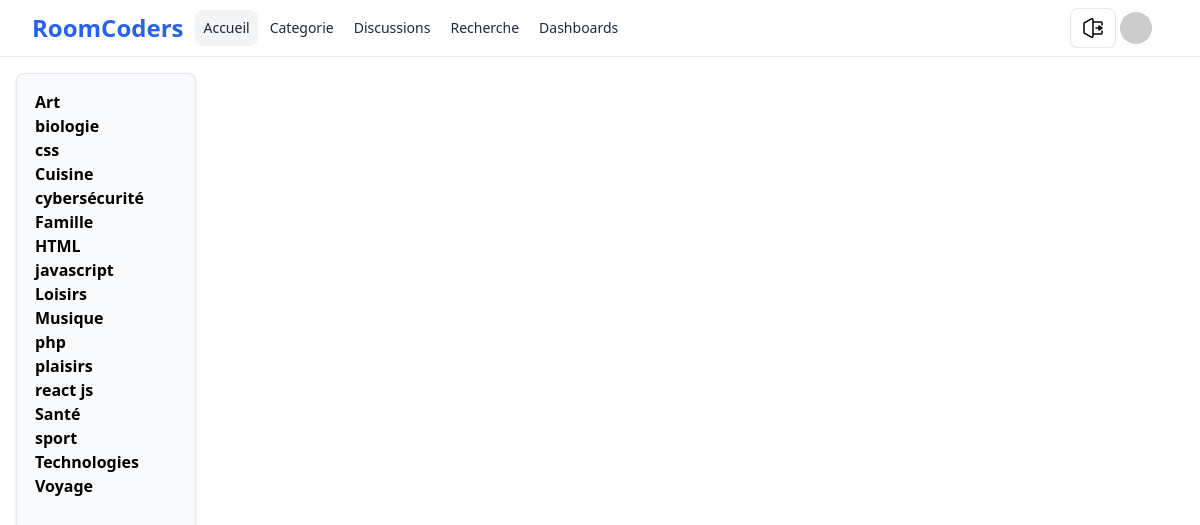
Page /categories.php (signed in) on the committed database.
### tables this page shows
CREATE TABLE `categories` (
  `id` int NOT NULL,
  `name` varchar(100) DEFAULT NULL,
  `description` text
);

### categories.php (called while the page is built, shortened)
<?php
include_once "INCLUDES/head.php";
include_once "INCLUDES/header.php";
include_once "catesection.php";
?>

### catesection.php (the view, shortened to what this page needs)
<?php include_once 'CONFIG/db.php';
$query = "SELECT id, name, description FROM categories ORDER BY name ASC";
              try {
                  $stmt = $pdo->prepare($query);
                  $stmt->execute();
                  $categories = $stmt->fetchAll(PDO::FETCH_ASSOC);
              } catch(PDOException $e) {
                  $error = $e->getMessage();
              }
?>
<main class="h-screen py-4 mx-4">
<div class="grid grid-cols-1 h-full gap-4 lg:grid-cols-[180px_1fr] lg:gap-8">
  <div class="w-full h-full border border-gray-200 rounded-lg shadow bg-slate-50">
    <div class="p-4">
      <ul style="list-style-type: none; padding: 0;">
      <?php foreach($categories as $category): ?>
      <li><a href="categories.php?id=<?= $category['id'] ?>" class=" font-semibold leading-5 py-1 px-0.5 hover:text-blue-600"><?= $category['name'] ?></a></li>
      <?php endforeach; ?>
      </ul>
    </div>
  </div>
  <div id="categories.php?id=<?= $category['id'] ?>" class="">
  <div class="p-4">
  </div>
  </div>
</div>
</main>

### rows in the picture
categories: name "Art"
categories: name "biologie"
categories: name "css"
categories: name "Cuisine"
categories: name "cybersécurité"
categories: name "Famille"
categories: name "HTML"
categories: name "javascript"
categories: name "Loisirs"
categories: name "Musique"
categories: name "php"
categories: name "plaisirs"
categories: name "react js"
categories: name "Santé"
categories: name "sport"
categories: name "Technologies"
categories: name "Voyage"
